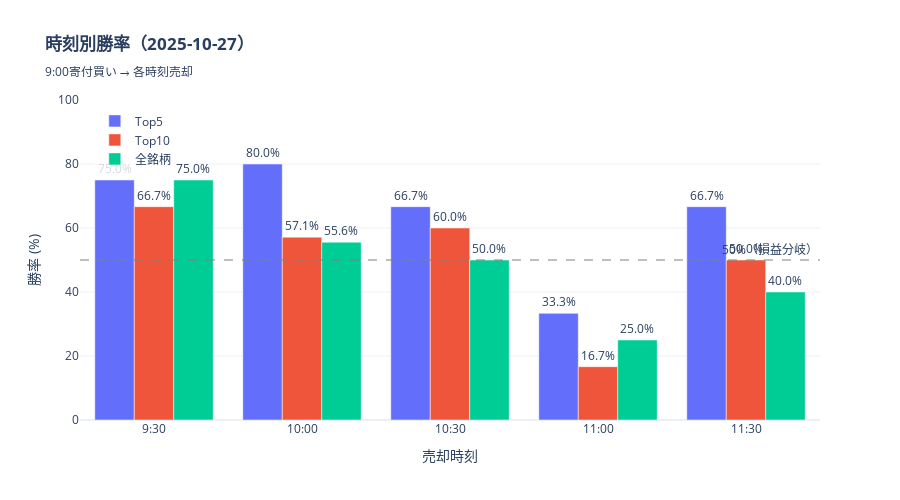

Here is the notebook cell this chart was saved with:
### Code cell
# グラフ2: 時刻別勝率（グループ比較）
fig_winrate = go.Figure()

for idx, row in df_stats.iterrows():
    win_rates = [row[f'{t}_win_rate'] for t in time_points]
    
    fig_winrate.add_trace(go.Bar(
        x=time_labels,
        y=win_rates,
        name=row['group'],
        text=[f'{v:.1f}%' if v is not None else 'N/A' for v in win_rates],
        textposition='outside'
    ))

fig_winrate.add_hline(y=50, line_dash="dash", line_color="gray", opacity=0.5,
                       annotation_text="50%（損益分岐）")

fig_winrate.update_layout(
    title=f'<b>時刻別勝率（{TARGET_DATE}）</b><br><sub>9:00寄付買い → 各時刻売却</sub>',
    xaxis_title='売却時刻',
    yaxis_title='勝率 (%)',
    height=500,
    barmode='group',
    hovermode='x unified',
    yaxis=dict(range=[0, 100]),
    legend=dict(x=0.02, y=0.98, bgcolor='rgba(255,255,255,0.8)')
)

fig_winrate.show()

### Figure 1 — Plotly figure (JSON) as saved in the notebook; plotly's stock layout.template omitted (floating-point values rounded to 4 significant figures)
{"data": [{"name": "Top5", "text": ["75.0%", "80.0%", "66.7%", "33.3%", "66.7%"], "textposition": "outside", "type": "bar", "x": ["9:30", "10:00", "10:30", "11:00", "11:30"], "y": [75, 80, 66.67, 33.33, 66.67]}, {"name": "Top10", "text": ["66.7%", "57.1%", "60.0%", "16.7%", "50.0%"], "textposition": "outside", "type": "bar", "x": ["9:30", "10:00", "10:30", "11:00", "11:30"], "y": [66.67, 57.14, 60, 16.67, 50]}, {"name": "全銘柄", "text": ["75.0%", "55.6%", "50.0%", "25.0%", "40.0%"], "textposition": "outside", "type": "bar", "x": ["9:30", "10:00", "10:30", "11:00", "11:30"], "y": [75, 55.56, 50, 25, 40]}], "layout": {"annotations": [{"showarrow": false, "text": "50%（損益分岐）", "x": 1, "xanchor": "right", "xref": "x domain", "y": 50, "yanchor": "bottom", "yref": "y"}], "barmode": "group", "height": 500, "hovermode": "x unified", "legend": {"bgcolor": "rgba(255,255,255,0.8)", "x": 0.02, "y": 0.98}, "shapes": [{"line": {"color": "gray", "dash": "dash"}, "opacity": 0.5, "type": "line", "x0": 0, "x1": 1, "xref": "x domain", "y0": 50, "y1": 50, "yref": "y"}], "title": {"text": "<b>時刻別勝率（2025-10-27）</b><br><sub>9:00寄付買い → 各時刻売却</sub>"}, "xaxis": {"title": {"text": "売却時刻"}}, "yaxis": {"range": [0, 100], "title": {"text": "勝率 (%)"}}}}
